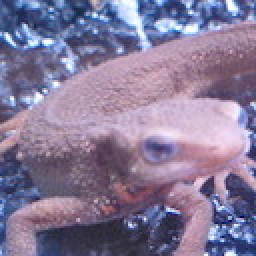
//> input picture q10/imori.jpg, 128 x 128 px (shown 2 times larger)
$ ./49q   (built with g++ and OpenCV 4)
//> lines starting //> are read from the running program, lines starting //| are printed output that depends on the picture; after the words box and inside, x2 and y2 are one past the last pixel; in counts of white or black regions, pixels touching at a corner belong together
//> further down, src is the input picture: 128 rows x 128 cols, CV_8UC3; mean B, G, R 152.8, 121.8, 134.1
#include <iostream>
#include <opencv2/opencv.hpp>
#include <algorithm>

void bgrtogray(cv::Mat &src, cv::Mat &dst)
{
    for(int y = 0; y < src.rows; y++){
        for(int x = 0; x < src.cols; x++){
            dst.at<uint8_t>(y, x) = (uint8_t)(0.2126 * (double)src.at<cv::Vec3b>(y, x)[2] +
                0.7152 * (double)src.at<cv::Vec3b>(y, x)[1] +
                0.0722 * (double)src.at<cv::Vec3b>(y, x)[0]);
        }
    }
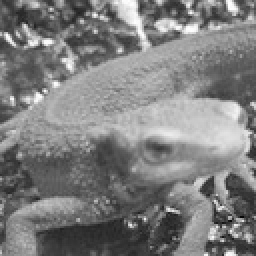
//> dst: 128 rows x 128 cols, CV_8UC1 (shown 2 times larger); min 6, max 254, mean 126.2
}

void otu_algorithm(cv::Mat src, cv::Mat &dst)
{

    int pixel_num0, pixel_num1;
    int pixel_sum0, pixel_sum1;//class sum
    double ave0, ave1;//class average

    int pixel_value = 0;
    int thres = 0;
    double between_class_variance = 0.0;
    double max_between_class_variance = 0.0;

    for(int t = 0; t < 256; t++){
        pixel_num0 = 0;
        pixel_num1 = 0;

        pixel_sum0 = 0;
        pixel_sum1 = 0;
        ave0 = 0.0;
        ave1 = 0.0;

        //making histgram
        for(int y = 0; y < src.rows; y++){
            for(int x = 0; x < src.cols; x++){

                pixel_value = src.at<uint8_t>(y, x);

                if(pixel_value < t){
                    pixel_num0++;
                    pixel_sum0 += pixel_value;
                }else{
                    pixel_num1++;
                    pixel_sum1 += pixel_value;
                }
            }
        }

        //check between-class variance
        if(pixel_num0 == 0 || pixel_num1 == 0) continue;

        //各クラスの平均
        ave0 = pixel_sum0 / pixel_num0;
        ave1 = pixel_sum1 / pixel_num1;


        //クラス間分散
        //これの最大値 = 分離度最大
        between_class_variance = pixel_num0*pixel_num1* pow((ave0 - ave1), 2);
        if(max_between_class_variance < between_class_variance){
            max_between_class_variance = between_class_variance;
            thres = t;
            //std::cout << "threshold is " << thres << "!" << std::endl;
        }
    }
//> this loop made 256 passes
//> (pixel_num0, pixel_sum0, pixel_num1, pixel_sum1, ave0, ave1, between_class_variance, max_between_class_variance) on passes 8, 9, 22: (1, 6, 16383, 2067120, 6, 126, 235915200, 235915200), (3, 20, 16381, 2067106, 6, 126, 707659200, 707659200), (4, 40, 16380, 2067086, 10, 126, 881637120, 881637120)
//> (pixel_num0, pixel_sum0, pixel_num1, pixel_sum1, ave0, ave1, max_between_class_variance) on passes 24, 25, 27, 30, 31, 32: (5, 62, 16379, 2067064, 12, 126, 1.06e+09), (6, 85, 16378, 2067041, 14, 126, 1.23e+09), (7, 110, 16377, 2067016, 15, 126, 1.41e+09), (8, 138, 16376, 2066988, 17, 126, 1.56e+09), (9, 167, 16375, 2066959, 18, 126, 1.72e+09), (10, 197, 16374, 2066929, 19, 126, 1.87e+09)
//> after the loop, pixel_num0 = 16384; pixel_num1 = 0; pixel_sum0 = 2067126; pixel_sum1 = 0; pixel_value = 66; max_between_class_variance = 4.4e+11; thres = 126


    for(int y = 0; y < src.rows; y++){
        for(int x = 0; x < src.cols; x++){
            if(src.at<uint8_t>(y, x) > thres){
                dst.at<uint8_t>(y, x) = 255;
            }else{
                //dst(y, x) = 0;//動かない．
                dst.at<uint8_t>(y, x) = 0;
            }
        }
    }
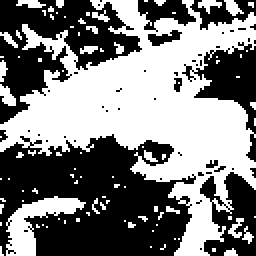
//> dst: 128 rows x 128 cols, CV_8UC1 (shown 2 times larger); 49.4% white; 93 white regions (80 under 20 px), largest, box (x1, y1, x2, y2) and area: (0, 0, 128, 128) 6906, (3, 98, 43, 128) 479, (0, 42, 8, 53) 54
}

//膨張
void morphology_dilation(cv::Mat src, cv::Mat &dst, int n)
{
//> called with n = 1
    int top, bottom, left, right;
    cv::Mat dst_base = src.clone();


    for(int i = 0; i < n; i++){
    dst = dst_base.clone();
    for(int y = 0; y < src.rows; y++){
        for(int x = 0; x < src.cols; x++){
                top = src.at<uint8_t>(y - 1, x);
                bottom = src.at<uint8_t>(y + 1, x);
                left = src.at<uint8_t>(y, x - 1);
                right = src.at<uint8_t>(y, x + 1);
                if(y -1 == -1){ top = 0;}
                if(y + 1 == src.rows){ bottom = 0;}
                if(x - 1 == -1){ left = 0;}
                if(x + 1 == src.cols){ right = 0;}

                if(top == 255 || bottom == 255 || left == 255 || right == 255)
                {
                    dst.at<uint8_t>(y, x) = 255;
                }
        }
    }
    }
//> this loop made 1 pass
//> (top, bottom, left, right) on pass 1: (0, 0, 0, 0)
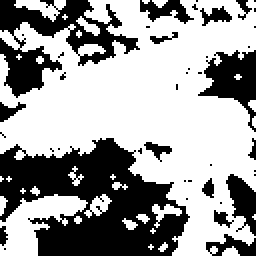
//> dst: 128 rows x 128 cols, CV_8UC1 (shown 2 times larger); 62.1% white; 42 black regions (27 under 20 px), largest, box (x1, y1, x2, y2) and area: (0, 69, 95, 128) 3309, (0, 0, 70, 49) 1329, (99, 25, 128, 66) 560
//> after the loop, top = 0; bottom = 0; left = 0; right = 0
    printf("morpho1_fin\n");
}

//縮小
void morphology_erosion(cv::Mat src, cv::Mat &dst, int n)
{
//> called with n = 1
    cv::Mat dst_base = src.clone();

    for(int i = 0; i < n; i++){
    dst = dst_base.clone();
    for(int y = 0; y < src.rows; y++){
        for(int x = 0; x < src.cols; x++){
            //top
            if((0 < y - 1) && src.at<uint8_t>(y - 1, x) == 0){
                //dst.data[y*src.step + x*src.channels()] = 0;
                dst.at<uint8_t>(y, x) = 0;
                continue;
            }
            //bottom
            if((0 < y + 1) && src.at<uint8_t>(y + 1, x) == 0){
                //dst.data[y*src.step + x*src.channels()] = 0;
                dst.at<uint8_t>(y, x) = 0;
                continue;
            }
            //left
            if((0 < x - 1) && src.at<uint8_t>(y, x - 1) == 0){
                //dst.data[y*src.step + x*src.channels()] = 0;
                dst.at<uint8_t>(y, x) = 0;
                continue;
            }
            //right
            if((0 < x + 1) && src.at<uint8_t>(y, x + 1) == 0){
                //dst.data[y*src.step + x*src.channels()] = 0;
                dst.at<uint8_t>(y, x) = 0;
                continue;
            }
        }
    }
    }
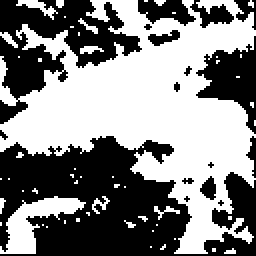
//> dst: 128 rows x 128 cols, CV_8UC1 (shown 2 times larger); 51.9% white; 17 black regions (8 under 20 px), largest, box (x1, y1, x2, y2) and area: (0, 68, 128, 128) 4612, (0, 0, 71, 62) 1871, (98, 18, 128, 67) 706
}


int main(int argc, char *argv[])
{
    cv::Mat src = cv::imread("imori.jpg");
    cv::Mat gray = cv::Mat::zeros(src.rows, src.cols, CV_8UC1);
    cv::Mat otu = cv::Mat::zeros(src.rows, src.cols, CV_8UC1);
    cv::Mat zero = cv::Mat::zeros(src.rows, src.cols, CV_8UC1);

    bgrtogray(src, gray);
    cv::imshow("sample", gray);
    cv::waitKey(0);

    otu_algorithm(gray, otu);
    cv::imshow("sample", otu);
    cv::waitKey(0);

    morphology_dilation(otu, zero, 1);
    cv::imshow("sample", zero);
    cv::waitKey(0);

    morphology_erosion(zero, zero, 1);

    cv::imshow("sample", zero);
    cv::waitKey(0);

    cv::imwrite("./img/49q_ans.jpg", zero);

    return 0;
}
